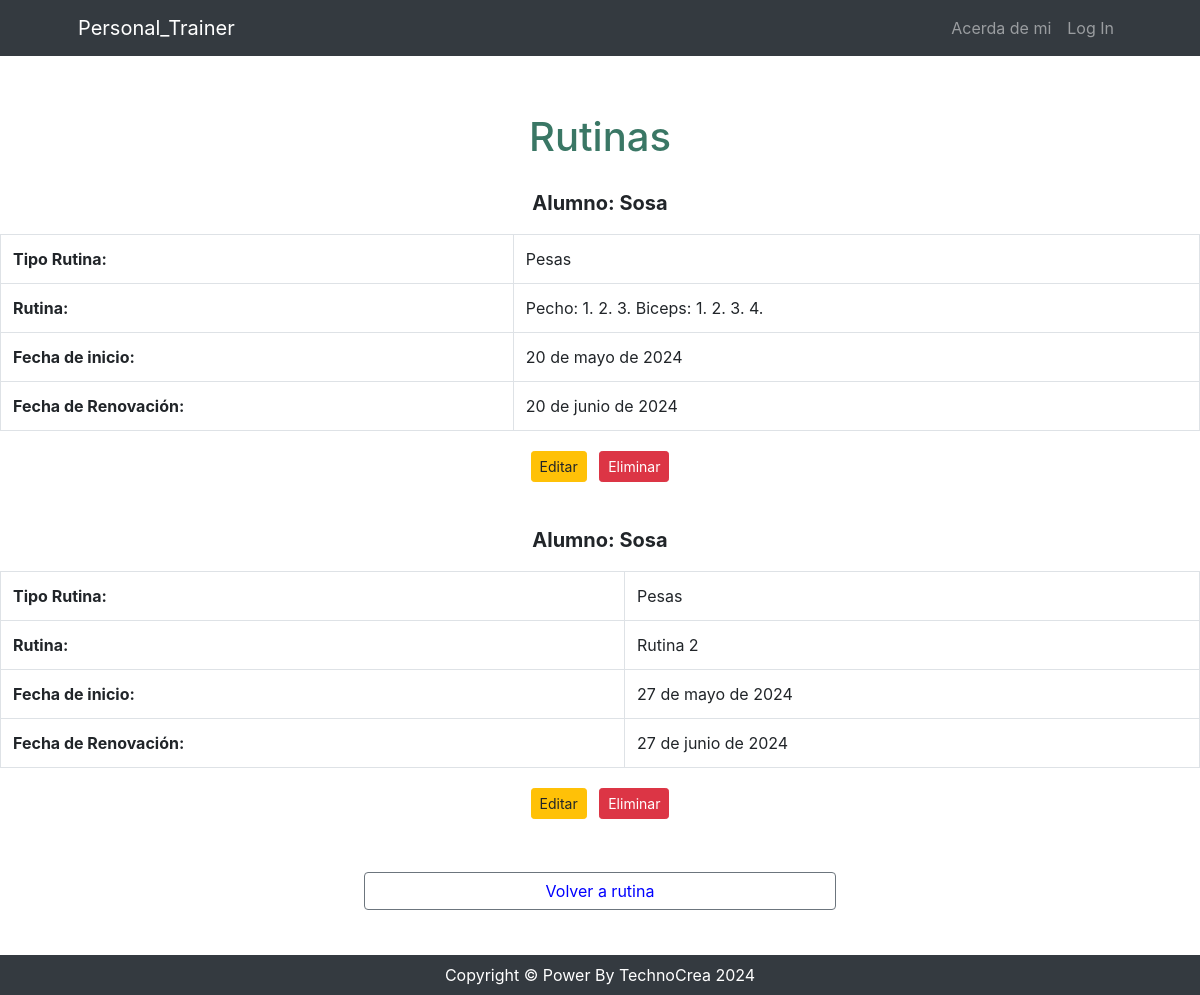
The app's page /usuario/rutina/list, older data.
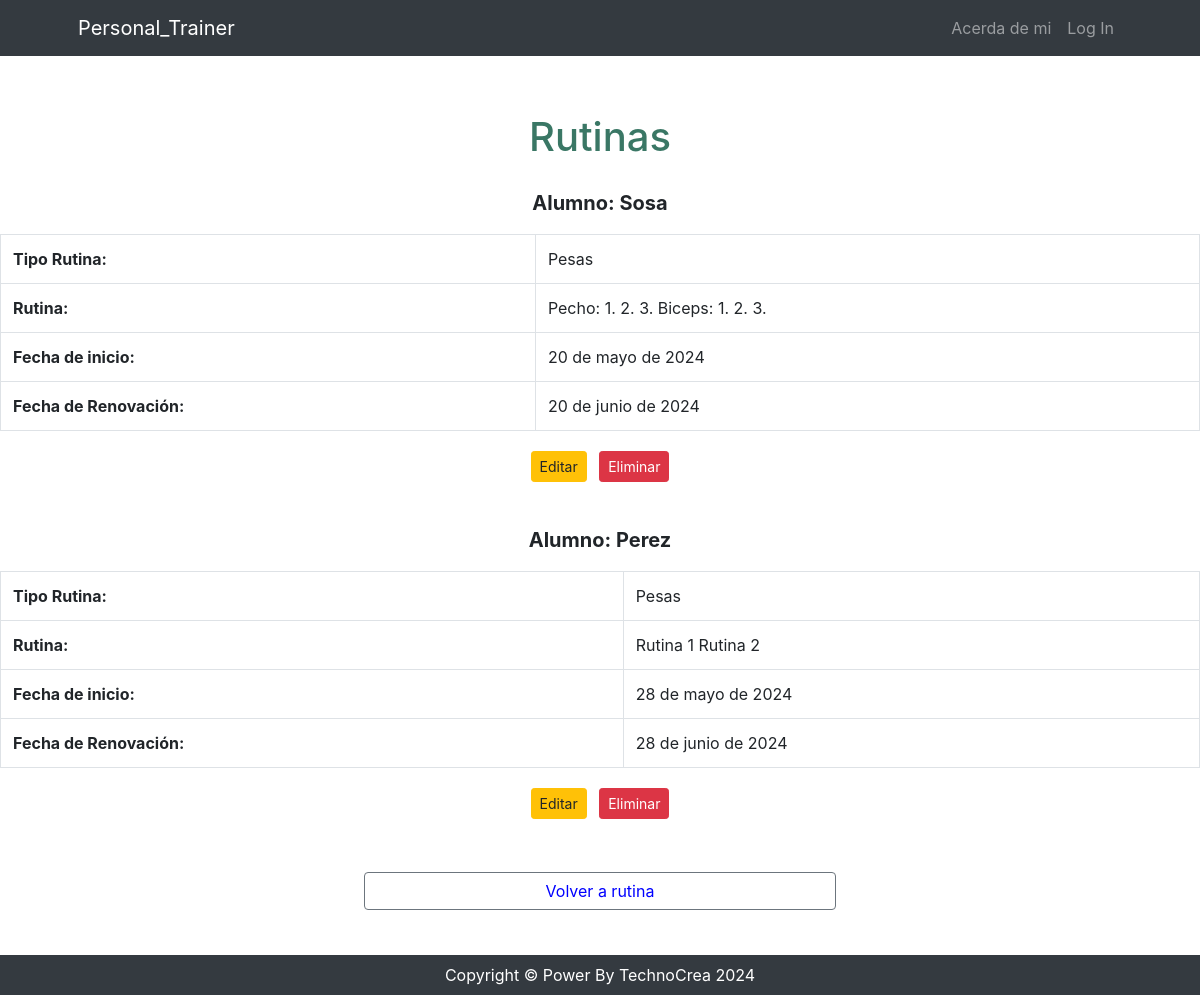
The same page, newer data.
### usuario/models.py (models this page shows, shortened)
class Rutina(models.Model):
    instructor = models.ForeignKey(Instructor, on_delete=models.CASCADE, verbose_name="Instructor asignado")
    alumno = models.ForeignKey(Alumno, on_delete=models.CASCADE, verbose_name="Alumno asignado")
    nombre = models.CharField(max_length=150, verbose_name="Nombre de la rutina")
    descripcion = models.TextField(verbose_name="Descripción")
    fecha_inicio = models.DateField(verbose_name="Fecha de inicio")
    fecha_fin = models.DateField(verbose_name="Fecha de fin")
    class Meta:
        verbose_name = 'Rutina'
        verbose_name_plural = 'Rutinas'

class Alumno(models.Model):
    dni = models.IntegerField()
    apellido = models.CharField(max_length=100)
    nombre = models.CharField(max_length=100)
    email = models.EmailField(unique=True)
    telefono = models.CharField(max_length=20, blank=True)
    fecha_nacimiento = models.DateField(null=True, blank=True)
    def __str__(self):
        return self.apellido
    class Meta:
        verbose_name = 'Alumno'
        verbose_name_plural = 'Alumnos'

### usuario/views.py (the view)
# urls.py: path('rutina/list', views.rutina_list, name='rutina_list'),
def rutina_list(request):
    busqueda = request.GET.get("busqueda", None)
    if busqueda:
        print(busqueda)
        consulta = Rutina.objects.filter(nombre__icontains=busqueda)
    else:
        consulta = Rutina.objects.all()
    contexto = {"rutinas": consulta}
    return render(request, "usuario/rutina_list.html", contexto)

### usuario/templates/usuario/rutina_list.html (shortened to what this page needs)
{% extends 'core/base.html' %}
{% block content %}
    <header>
        <h1 class="text-center" style="padding-top: 1.5cm; padding-bottom: 0.5cm; color: #3a7765;">Rutinas</h1>
    </header>
    <ul class="list-unstyled">
        <ul class="list-unstyled">
            {% for rutina in rutinas %}
            <li>
                <p class="font-weight-bold text-center" style="font-size: 1.25rem;">Alumno: {{ rutina.alumno }}</p>
                <div class="table-responsive">
                    <table class="table table-bordered">
                        <tbody>
                            <tr>
                                <td class="font-weight-bold">Tipo Rutina:</td>
                                <td>{{ rutina.nombre }}</td>
                            </tr>
                            <tr>
                                <td class="font-weight-bold">Rutina:</td>
                                <td>{{ rutina.descripcion }}</td>
                            </tr>
                            <tr>
                                <td class="font-weight-bold">Fecha de inicio:</td>
                                <td>{{ rutina.fecha_inicio }}</td>
                            </tr>
                            <tr>
                                <td class="font-weight-bold">Fecha de Renovación:</td>
                                <td>{{ rutina.fecha_fin }}</td>
                            </tr>
                        </tbody>
                    </table>
                    <div class="text-center">
                        <a href="{% url 'usuario:rutina_update' rutina.id %}" class="btn btn-warning btn-sm m-1">Editar</a>
                        <a href="{% url 'usuario:rutina_delete' rutina.id %}" class="btn btn-danger btn-sm m-1">Eliminar</a>
                    </div>
                </div>
                <div class="text-center">
                    <a href="" class="btn btn-close-white btn-sm m-1">Volver a Rutina</a>
                </div>
            </li>
            {% endfor %}
        </ul>
        <div style="text-align: center; padding: 10px; margin-bottom: 75px;">
            <a href="{% url 'usuario:rutina_main' %}" class="btn btn-outline-secondary" style="width: 40%; color: blue;">Volver a rutina</a>
        </div>
{% endblock content %}

Row changes from the older to the newer data that the page shows:
removed Rutina: alumno "Sosa", nombre "Pesas", descripcion "Rutina 2", fecha_inicio "27 de mayo de 2024", fecha_fin "27 de junio de 2024"
changed Rutina "Sosa": descripcion "Pecho: 1. 2. 3. Biceps: 1. 2. 3. 4." → "Pecho: 1. 2. 3. Biceps: 1. 2. 3."
added Rutina: alumno "Perez", nombre "Pesas", descripcion "Rutina 1 Rutina 2", fecha_inicio "28 de mayo de 2024", fecha_fin "28 de junio de 2024"
